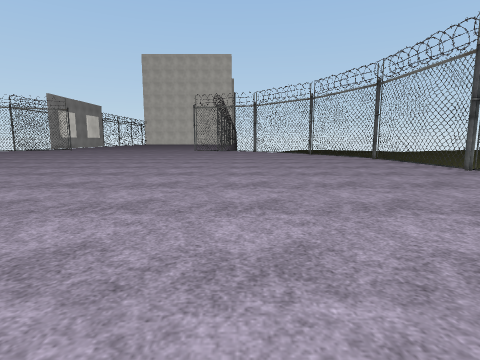
view 1 (above)

19 first-person views from a walk through a scene from a Unity 3-D project. The camera is 1.2 m above the floor, tilts 8° down and sees 80° across. The floor is counted in squares, 1.1 m on a side. Each view is taken from the middle of a square. On the plan, view 1 faces up. The plan holds only what a view shows up to about 12 squares ahead; the rest is blank. The place goes on beyond the plan. The player character is not drawn. Some animated figures are not drawn. Some surface patterns are stand-ins.

view 2
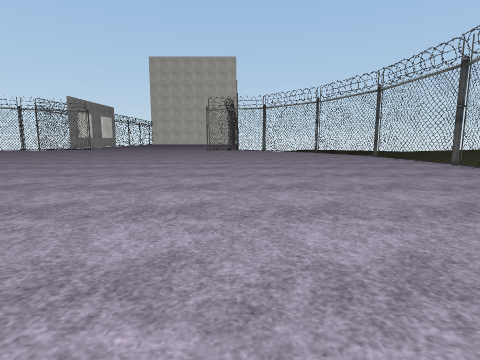

view 3
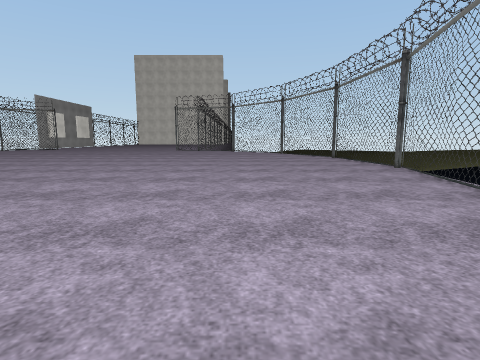

view 4
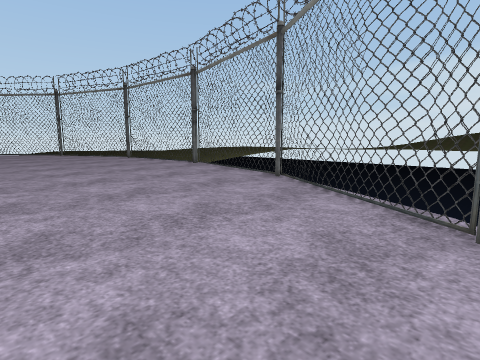

view 5
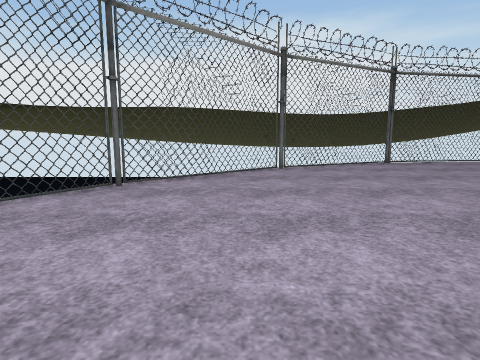

view 6
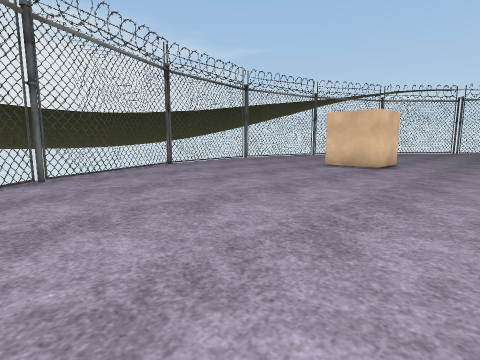

view 7
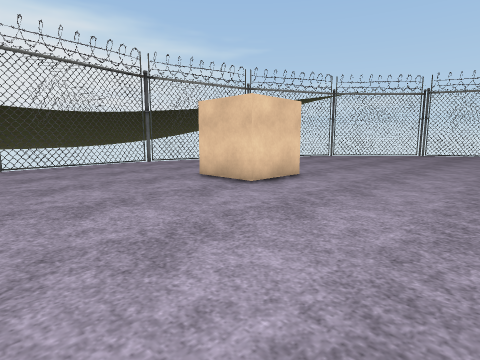

view 8
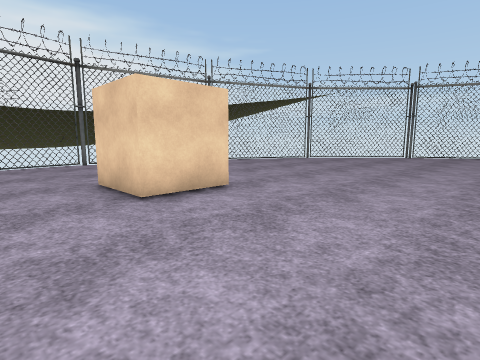

view 9
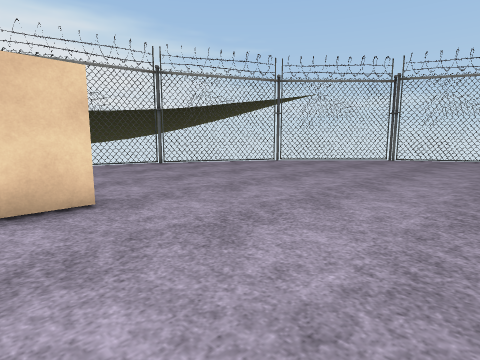

view 10
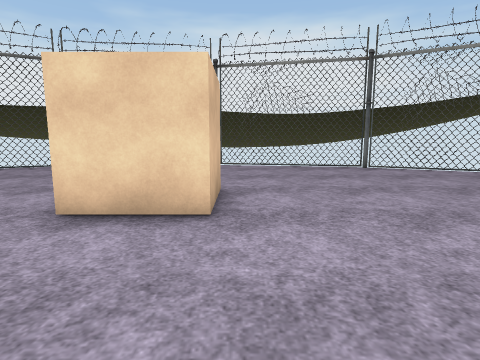

view 11
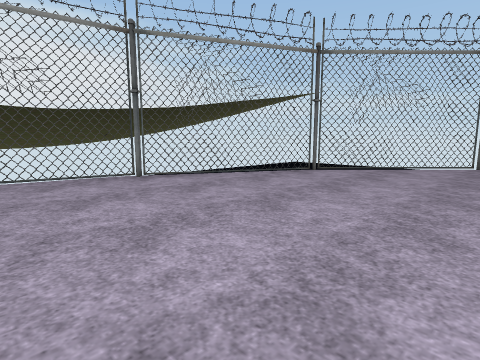

view 12
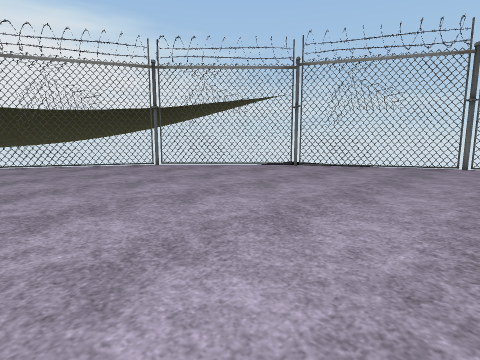

view 13
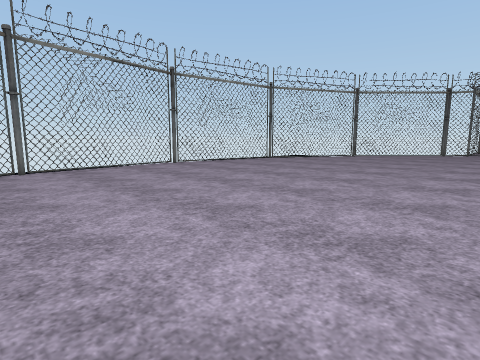

view 14
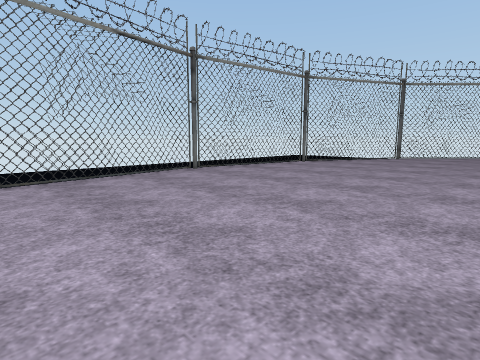

view 15
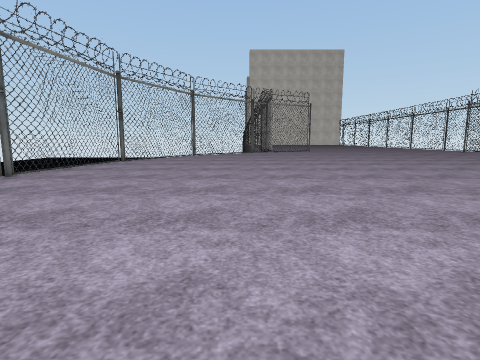

view 16
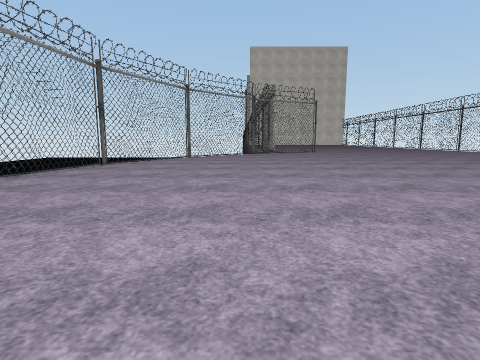

view 17
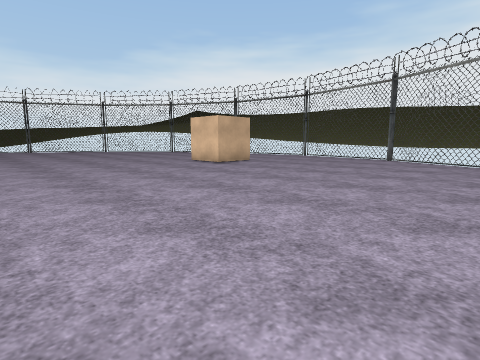

view 18
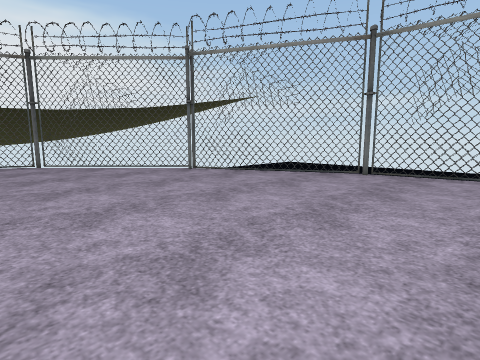

view 19
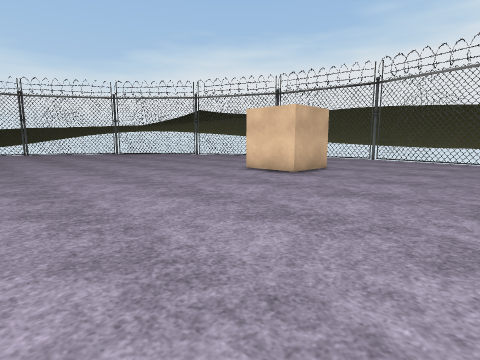

### Floor plan
Key: @ floor where view 1 was taken; # wall or solid block; . floor; = window, fence, low wall or low ledge; O other object.
Columns run from 31 left of view 1 to 8 right of it. Each row starts with its distance up from view 1.
 17  =
 16 #=..
 15 #=.....
 14 #=.........
 13 O.............
 12 =..............                        O
 11 =..............                        O
 10 =.............       ...               =
  9 =..............      ........          O
  8 #=...............................      =
  7  O.....................................=
  6  =....................................=#
  5  =....................................=#
  4  #=...................................=
  3  #=..................................O
  2   #O.................................=
  1   #=................................=#
  0    ##..............OO..........@....=
 -1    #= .............OO.............=##
 -2     #=.............OO............OO
 -3       O=........................##
 -4        =........................=
 -5        #=O...................===#
 -6         ##=O=...............O##
 -7             #=............==
 -8             ##===O=..==O==#
 -9                   #==#

Where each view was taken, in squares from view 1:
view 1: 0 up, 0 right, facing up
view 2: 2 down, 1 left, facing up
view 3: 1 down, 2 right, facing up
view 4: 1 down, 0 right, facing up-right
view 5: 6 up, 1 right, facing down
view 6: 4 up, 1 right, facing down-left
view 7: 5 up, 5 left, facing down-left
view 8: 5 up, 8 left, facing down-left
view 9: 5 up, 11 left, facing down-left
view 10: 4 up, 13 left, facing down
view 11: 1 up, 14 left, facing down-left
view 12: 7 up, 17 left, facing down-left
view 13: 4 up, 19 left, facing up-left
view 14: 5 up, 22 left, facing up-left
view 15: 3 up, 24 left, facing up
view 16: 5 up, 24 left, facing up
view 17: 9 up, 23 left, facing down-right
view 18: 9 up, 21 left, facing down-left
view 19: 8 up, 18 left, facing down-right
